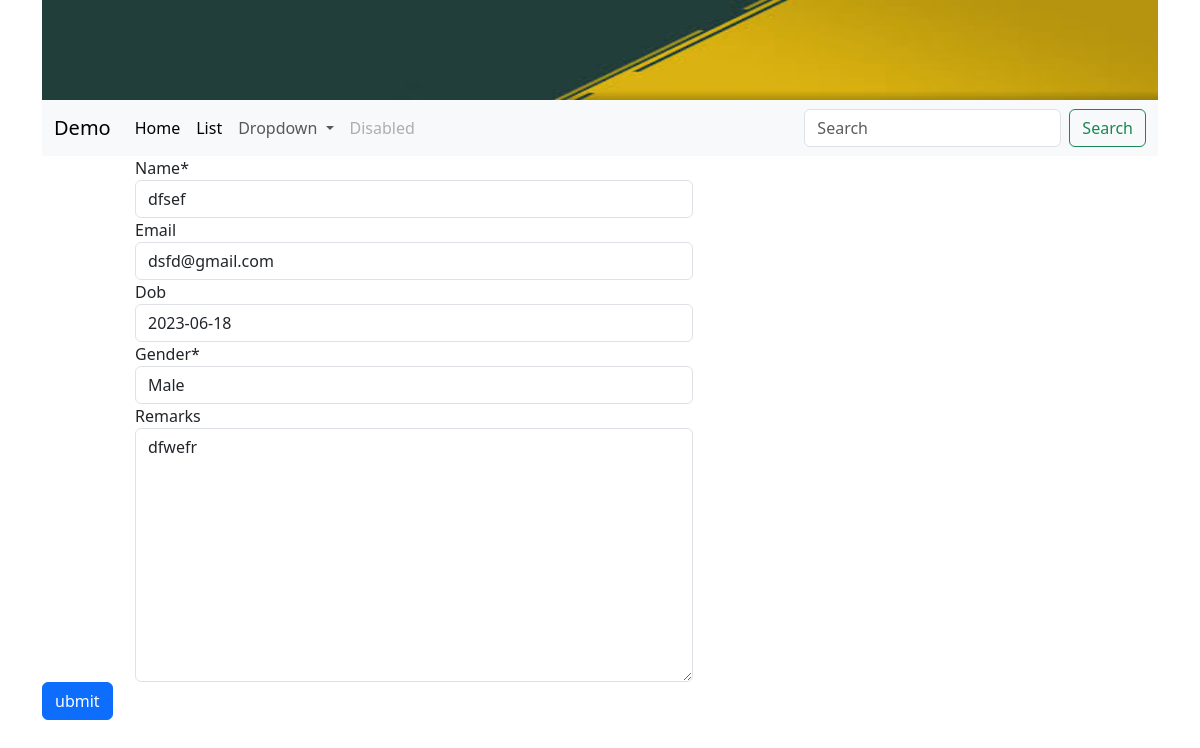
Screenshot of /myapp/edit/6/ with the database file from the repository.
### myApp/models.py (models this page shows, shortened)
class Student(models.Model):
    GENDER_CHOICES = [ ('Male' , 'Male'), ('Female', 'Female'),]
    name = models.CharField(max_length=100)
    email = models.EmailField(unique=True,blank=True)
    dob = models.DateField(default=datetime.now, blank=True)
    gender = models.CharField(max_length=6,choices=GENDER_CHOICES,default='Male',)
    remarks = models.TextField(default='', blank=True)

### myApp/views.py (the view)
# urls.py: path('edit/<int:id>/', views.edit_student,name='edit'),
def edit_student(request,id):
    if request.method == "POST":
        student= Student.objects.get(pk=id)
        form = StudentForm(request.POST or None, instance= student)
        if form.is_valid():
            form.save()
            return redirect('list')
    else:
            student = Student.objects.get(pk=id)
            form = StudentForm(request.POST or None, instance= student)
    context = {'title':'edit','form': form}
    return render(request,"myApp/edit.html",context)

### myApp/forms.py
class StudentForm(forms.ModelForm):
    class Meta:
        model = Student
        fields = "__all__"

### templates/myApp/edit.html (shortened to what this page needs)
{% extends 'base.html' %}
{% block content %}
<form method="POST">
    <div class="col-md-6 offset-md-1">
        {% load crispy_forms_tags %}
        {{ form|crispy }}
    </div>
    <button type="submit" class="btn btn-primary">ubmit</button>
</form>
{% endblock content %}

### rows the page displays
Student: name "dfsef", email "dsfd@gmail.com", dob "2023-06-18", gender "Male", remarks "dfwefr"
